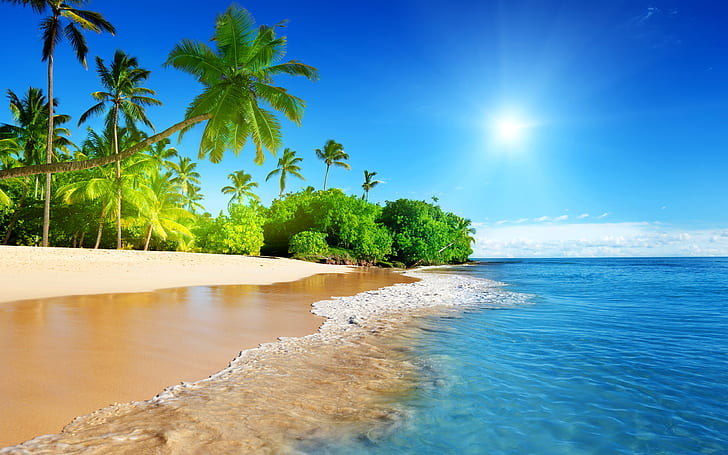
#> input picture image for lab.jpg, 728 x 455 px, found by its file name
$ python 'probability histogram.py'
#> lines starting #> are read from the running program, lines starting #| are printed output that depends on the picture
from PIL import Image
import numpy as np
import matplotlib.pyplot as plt

# Load the image and convert to grayscale
image = Image.open("D:\OneDrive\Desktop\image for lab.jpg").convert('L')
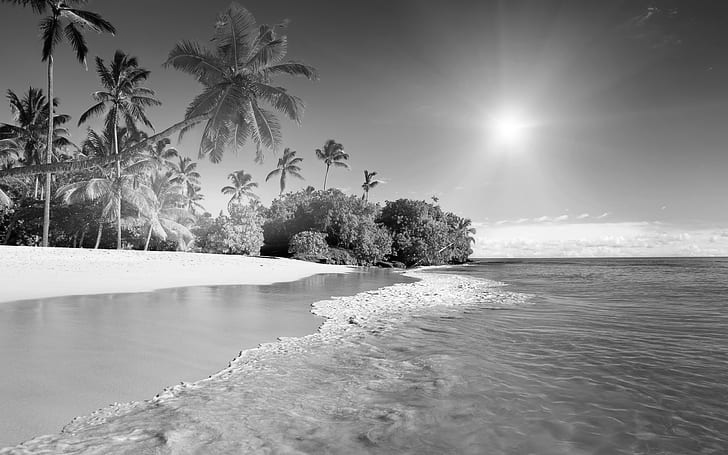
#> image: PIL image 728x455 L; min 0, max 255, mean 137.3

# Convert image to a numpy array
image_array = np.array(image)

# Get image dimensions
height, width = image_array.shape[:2]  # Assuming it's a grayscale image
#> height = 455; width = 728

# Initialize histogram for 256 intensity levels
hist_manual = [0] * 256

# Manually compute the histogram
for i in range(height):
    for j in range(width):
        pixel_value = image_array[i, j]
        hist_manual[pixel_value] += 1
#> after the loop, hist_manual = 256 values, max 3321 at index 171, min 43 at index 0, mean 1293.9

# Total number of pixels in the image
total_pixels = height * width
#> total_pixels = 331240

prob_hist=[0]*256
for i in range(256):
    prob_hist[i]=hist_manual[i]/total_pixels
#> after the loop, prob_hist = 256 values, max 0.01 at index 171, min 0.00013 at index 0, mean 0.00391

# Plot the manually computed probability histogram
plt.figure(figsize=(10, 5))
plt.bar(range(256), prob_hist, edgecolor='black')
plt.xlim(0, 255)
plt.title('Manually Computed Probability Histogram of Pixel Intensities')
plt.xlabel('Pixel Intensity')
plt.ylabel('Probability')
plt.show()
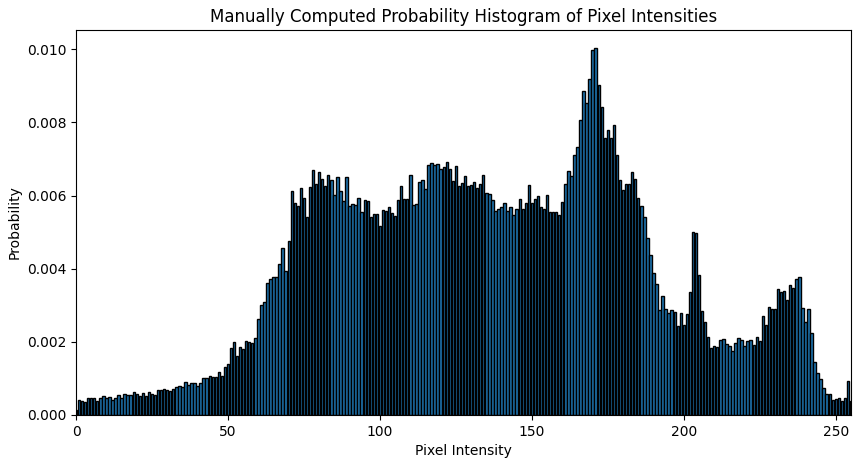
#> figure drawn by matplotlib, 1 panel; tallest bar 0.01 high, from x = 170.6 to 171.4

$ run again, with lab_image.jpg copied over image for lab.jpg
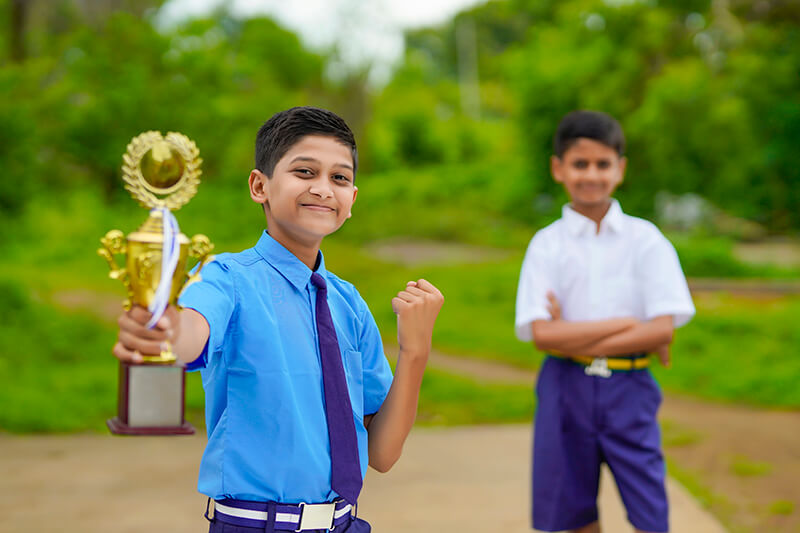
#> input picture lab_image.jpg, 800 x 533 px, found by its file name
#> `image = Image.open("D:\OneDrive\Desktop\image for lab.jpg").convert('L')`:
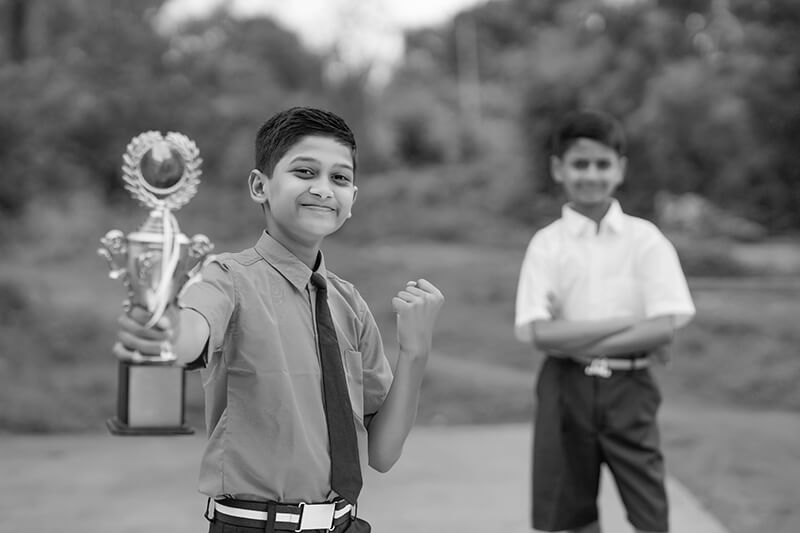
#> image: PIL image 800x533 L; min 0, max 254, mean 119
#> after the loop `for i in range(height):`: hist_manual = 256 values, max 4514 at index 116, min 0 at index 255, mean 1665.6
#> after the loop `for i in range(256):`: prob_hist = 256 values, max 0.0106 at index 116, min 0 at index 255, mean 0.00391
#> `plt.show()`:
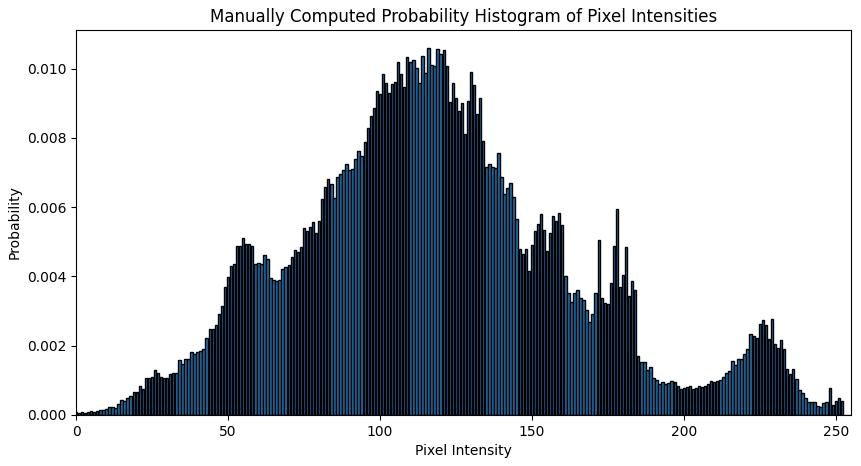
#> figure drawn by matplotlib, 1 panel; tallest bar 0.0106 high, from x = 115.6 to 116.4

$ run again, with line detection.jpg copied over image for lab.jpg
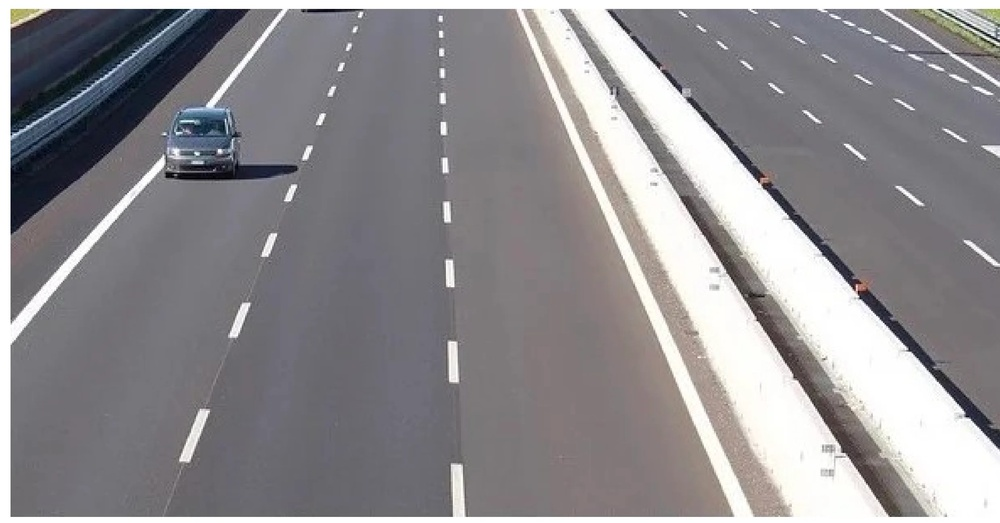
#> input picture line detection.jpg, 1000 x 523 px, shrunk from 2469 x 1291 before the run, found by its file name
#> after the loop `for i in range(height):`: hist_manual = 256 values, max 26525 at index 255, min 10 at index 3, mean 2043
#> after the loop `for i in range(256):`: prob_hist = 256 values, max 0.0507 at index 255, min 1.91e-05 at index 3, mean 0.00391
#> `plt.show()`:
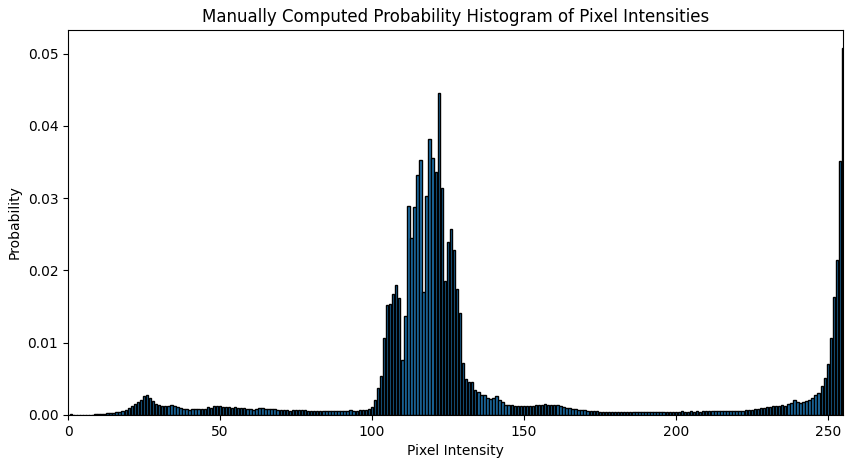
#> figure drawn by matplotlib, 1 panel; tallest bar 0.0507 high, from x = 254.6 to 255.4
